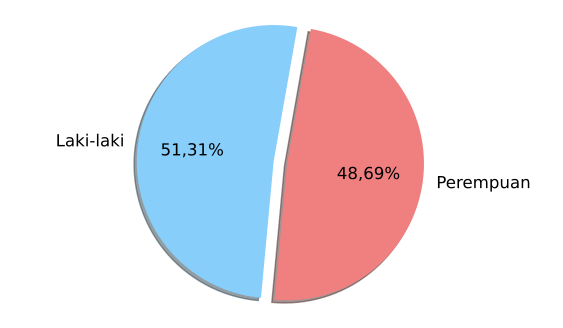

Reproduce this figure in Python.
import numpy as np
import matplotlib.pyplot as plt
import pandas
from textwrap import wrap
from matplotlib.ticker import FuncFormatter
import locale
locale.setlocale(locale.LC_ALL, 'id_ID.UTF8')
plt.rcParams['pdf.fonttype'] = 42

import sys, os, inspect
currentdir = os.path.dirname(os.path.abspath(inspect.getfile(inspect.currentframe())))
parentdir = os.path.dirname(currentdir)
sys.path.insert(0, parentdir)

judulDiagram = 'Distribusi Gender'
berkasSimpan = currentdir + '\\bab_01_2_distribusiGender.pdf'
 
# Data to plot
labels = 'Laki-laki', 'Perempuan'
sizes = [68439,64947]
colors = ['lightskyblue', 'lightcoral']
explode = (0.1, 0)  # explode 1st slice
 
plt.pie(sizes, explode=explode, labels=labels, colors=colors,
        autopct=lambda p : '{:n}%'.format(round(p,2)), shadow=True, textprops=dict(fontsize=12), startangle=80)

plt.axis('equal')
pyrfig = plt.figure(1)
# pyrfig.suptitle(judulDiagram)
pyrfig.set_figwidth(7)
pyrfig.set_figheight(4)
pyrfig.savefig(berkasSimpan, bbox_inches='tight')
plt.close(pyrfig)
# plt.show(pyrfig)
